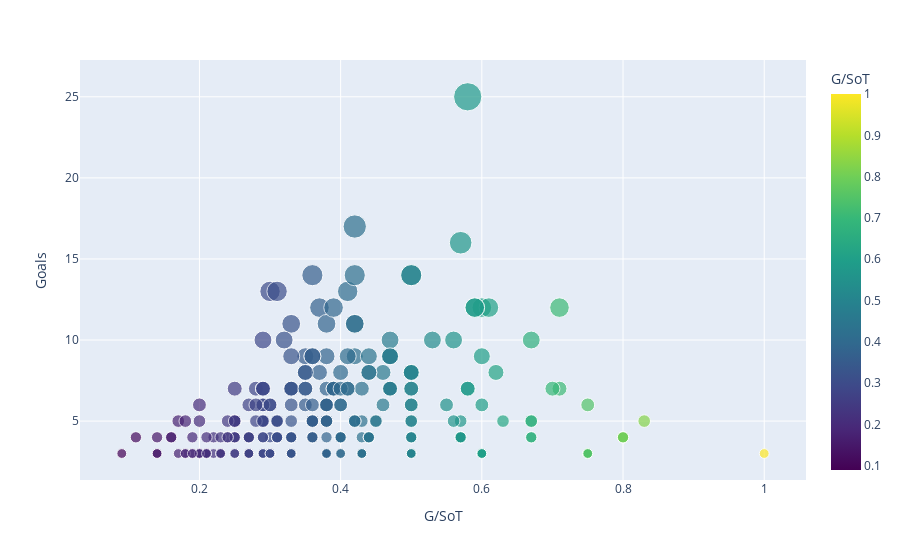

Notebook code for this chart:
### Markdown cell above
**Insight**

As expected many of the goalscoring metrics are correlated with one another while many of the creative metrics are correlated with one another. One very intesting correlation was the weak to moderate correlation between shot distance and progressive passes made as well as shot distance with passes leading to a shot. I would think that players with a high shot distance play in a slightly deeper role which would mean that they naturally have a higher progressive pass rate and are more willing to pass the ball to a player who would make a shot. It's a neat piece of insight even though it doesn't directly have anything to do with helping us select a striker for Manchester United.

### Code cell
import plotly.express as px
fig = px.scatter(df_stats, x='G/SoT', y='Goals', hover_data=['Player','Min','Pos','Comp'], color='G/SoT', size='Goals',color_continuous_scale='Viridis')

fig.show()

### Figure 1 — Plotly figure (JSON) as saved in the notebook; plotly's stock layout.template omitted (floating-point values rounded to 4 significant figures; data arrays with more than 128 entries replaced by an {"elided": "..."} marker saying what was removed)
{"data": [{"customdata": {"elided": "274x4 mixed values"}, "hovertemplate": "G/SoT=%{marker.color}<br>Goals=%{marker.size}<br>Player=%{customdata[0]}<br>Min=%{customdata[1]}<br>Pos=%{customdata[2]}<br>Comp=%{customdata[3]}<extra></extra>", "legendgroup": "", "marker": {"color": {"elided": "274 float values"}, "coloraxis": "coloraxis", "size": {"elided": "274 int values"}, "sizemode": "area", "sizeref": 0.0625, "symbol": "circle"}, "mode": "markers", "name": "", "orientation": "v", "showlegend": false, "type": "scatter", "x": {"elided": "274 float values"}, "xaxis": "x", "y": {"elided": "274 int values"}, "yaxis": "y"}], "layout": {"coloraxis": {"colorbar": {"title": {"text": "G/SoT"}}, "colorscale": [[0, "#440154"], [0.1111, "#482878"], [0.2222, "#3e4989"], [0.3333, "#31688e"], [0.4444, "#26828e"], [0.5556, "#1f9e89"], [0.6667, "#35b779"], [0.7778, "#6ece58"], [0.8889, "#b5de2b"], [1, "#fde725"]]}, "legend": {"itemsizing": "constant", "tracegroupgap": 0}, "margin": {"t": 60}, "xaxis": {"anchor": "y", "domain": [0, 1], "title": {"text": "G/SoT"}}, "yaxis": {"anchor": "x", "domain": [0, 1], "title": {"text": "Goals"}}}}
